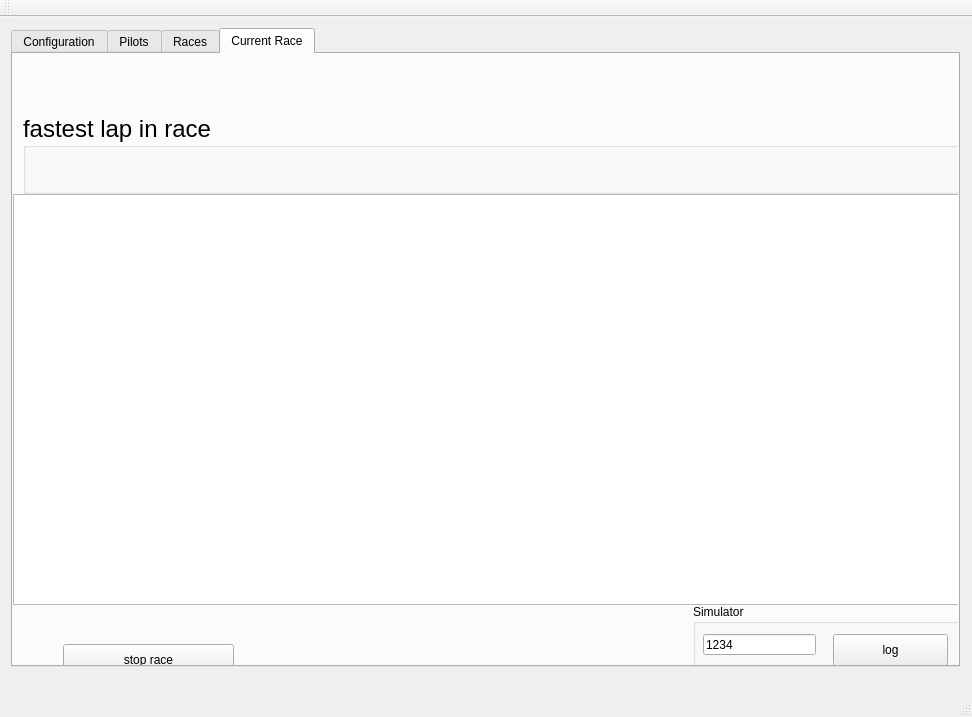
<?xml version="1.0" encoding="UTF-8"?>
<ui version="4.0">
 <class>MainWindow</class>
 <widget class="QMainWindow" name="MainWindow">
  <property name="geometry">
   <rect>
    <x>0</x>
    <y>0</y>
    <width>972</width>
    <height>717</height>
   </rect>
  </property>
  <property name="windowTitle">
   <string>RaceLapTimer</string>
  </property>
  <widget class="QWidget" name="centralWidget">
   <widget class="QWidget" name="verticalLayoutWidget">
    <property name="geometry">
     <rect>
      <x>0</x>
      <y>0</y>
      <width>971</width>
      <height>661</height>
     </rect>
    </property>
    <layout class="QVBoxLayout" name="verticalLayout">
     <item>
      <widget class="QTabWidget" name="tabWidget">
       <property name="currentIndex">
        <number>3</number>
       </property>
       <widget class="QWidget" name="tab">
        <attribute name="title">
         <string>Configuration</string>
        </attribute>
        <widget class="QGroupBox" name="groupBox_2">
         <property name="geometry">
          <rect>
           <x>10</x>
           <y>20</y>
           <width>291</width>
           <height>80</height>
          </rect>
         </property>
         <property name="title">
          <string>COM-Port</string>
         </property>
         <widget class="QComboBox" name="cb_COMPorts">
          <property name="geometry">
           <rect>
            <x>10</x>
            <y>20</y>
            <width>271</width>
            <height>22</height>
           </rect>
          </property>
         </widget>
         <widget class="QPushButton" name="buttonConnectSerialPort">
          <property name="geometry">
           <rect>
            <x>200</x>
            <y>50</y>
            <width>75</width>
            <height>23</height>
           </rect>
          </property>
          <property name="text">
           <string>connect</string>
          </property>
         </widget>
        </widget>
       </widget>
       <widget class="QWidget" name="tab_2">
        <attribute name="title">
         <string>Pilots</string>
        </attribute>
        <widget class="QTableView" name="m_uiTableViewPilots">
         <property name="geometry">
          <rect>
           <x>0</x>
           <y>40</y>
           <width>961</width>
           <height>591</height>
          </rect>
         </property>
        </widget>
        <widget class="QPushButton" name="buttonAddPilot">
         <property name="geometry">
          <rect>
           <x>760</x>
           <y>2</y>
           <width>201</width>
           <height>31</height>
          </rect>
         </property>
         <property name="font">
          <font>
           <pointsize>12</pointsize>
           <weight>75</weight>
           <bold>true</bold>
          </font>
         </property>
         <property name="text">
          <string>add pilot</string>
         </property>
         <property name="icon">
          <iconset resource="resources.qrc">
           <normaloff>:/glyphicons-7-user-add.png</normaloff>:/glyphicons-7-user-add.png</iconset>
         </property>
         <property name="iconSize">
          <size>
           <width>32</width>
           <height>32</height>
          </size>
         </property>
         <property name="flat">
          <bool>false</bool>
         </property>
        </widget>
       </widget>
       <widget class="QWidget" name="tab_3">
        <attribute name="title">
         <string>Races</string>
        </attribute>
        <widget class="QTableView" name="m_tableViewRaces">
         <property name="geometry">
          <rect>
           <x>0</x>
           <y>0</y>
           <width>961</width>
           <height>601</height>
          </rect>
         </property>
        </widget>
        <widget class="QPushButton" name="buttonStartRace">
         <property name="geometry">
          <rect>
           <x>270</x>
           <y>600</y>
           <width>451</width>
           <height>32</height>
          </rect>
         </property>
         <property name="text">
          <string>start a new race</string>
         </property>
        </widget>
       </widget>
       <widget class="QWidget" name="tab_4">
        <attribute name="title">
         <string>Current Race</string>
        </attribute>
        <widget class="QTableWidget" name="tableWidget">
         <property name="geometry">
          <rect>
           <x>0</x>
           <y>140</y>
           <width>961</width>
           <height>411</height>
          </rect>
         </property>
         <attribute name="horizontalHeaderDefaultSectionSize">
          <number>200</number>
         </attribute>
         <attribute name="horizontalHeaderStretchLastSection">
          <bool>true</bool>
         </attribute>
        </widget>
        <widget class="QPushButton" name="pushButton_2">
         <property name="geometry">
          <rect>
           <x>50</x>
           <y>590</y>
           <width>171</width>
           <height>32</height>
          </rect>
         </property>
         <property name="text">
          <string>stop race</string>
         </property>
        </widget>
        <widget class="QGroupBox" name="groupBox">
         <property name="geometry">
          <rect>
           <x>680</x>
           <y>550</y>
           <width>281</width>
           <height>71</height>
          </rect>
         </property>
         <property name="title">
          <string>Simulator</string>
         </property>
         <widget class="QLineEdit" name="lineEdit_SimulatorToken">
          <property name="geometry">
           <rect>
            <x>10</x>
            <y>30</y>
            <width>113</width>
            <height>21</height>
           </rect>
          </property>
          <property name="text">
           <string>1234</string>
          </property>
         </widget>
         <widget class="QPushButton" name="buttonSimulatorLog">
          <property name="geometry">
           <rect>
            <x>140</x>
            <y>30</y>
            <width>115</width>
            <height>32</height>
           </rect>
          </property>
          <property name="text">
           <string>log</string>
          </property>
         </widget>
        </widget>
        <widget class="QLabel" name="labelCurrentRaceTitle">
         <property name="geometry">
          <rect>
           <x>50</x>
           <y>30</y>
           <width>851</width>
           <height>20</height>
          </rect>
         </property>
         <property name="font">
          <font>
           <pointsize>24</pointsize>
          </font>
         </property>
         <property name="text">
          <string/>
         </property>
         <property name="alignment">
          <set>Qt::AlignCenter</set>
         </property>
        </widget>
        <widget class="QLabel" name="label_2">
         <property name="geometry">
          <rect>
           <x>880</x>
           <y>0</y>
           <width>71</width>
           <height>61</height>
          </rect>
         </property>
         <property name="text">
          <string/>
         </property>
         <property name="pixmap">
          <pixmap resource="resources.qrc">:/airbirds_weblogo_200.png</pixmap>
         </property>
         <property name="scaledContents">
          <bool>true</bool>
         </property>
        </widget>
        <widget class="QLabel" name="label_3">
         <property name="geometry">
          <rect>
           <x>10</x>
           <y>0</y>
           <width>71</width>
           <height>61</height>
          </rect>
         </property>
         <property name="text">
          <string/>
         </property>
         <property name="pixmap">
          <pixmap resource="resources.qrc">:/airbirds_weblogo_200.png</pixmap>
         </property>
         <property name="scaledContents">
          <bool>true</bool>
         </property>
        </widget>
        <widget class="QGroupBox" name="groupBox_3">
         <property name="geometry">
          <rect>
           <x>10</x>
           <y>60</y>
           <width>941</width>
           <height>80</height>
          </rect>
         </property>
         <property name="font">
          <font>
           <pointsize>18</pointsize>
          </font>
         </property>
         <property name="title">
          <string>fastest lap in race</string>
         </property>
         <widget class="QLabel" name="labelFastestLapData">
          <property name="geometry">
           <rect>
            <x>20</x>
            <y>35</y>
            <width>901</width>
            <height>41</height>
           </rect>
          </property>
          <property name="font">
           <font>
            <pointsize>18</pointsize>
           </font>
          </property>
          <property name="text">
           <string/>
          </property>
          <property name="alignment">
           <set>Qt::AlignCenter</set>
          </property>
         </widget>
        </widget>
       </widget>
      </widget>
     </item>
    </layout>
   </widget>
  </widget>
  <widget class="QMenuBar" name="menuBar">
   <property name="geometry">
    <rect>
     <x>0</x>
     <y>0</y>
     <width>972</width>
     <height>22</height>
    </rect>
   </property>
  </widget>
  <widget class="QToolBar" name="mainToolBar">
   <attribute name="toolBarArea">
    <enum>TopToolBarArea</enum>
   </attribute>
   <attribute name="toolBarBreak">
    <bool>false</bool>
   </attribute>
  </widget>
  <widget class="QStatusBar" name="statusBar"/>
 </widget>
 <layoutdefault spacing="6" margin="11"/>
 <resources>
  <include location="resources.qrc"/>
 </resources>
 <connections/>
</ui>
